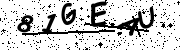
#> input picture captcha/tchatcha/mg/bdcaptcha/103.png, 180 x 50 px; its folder holds only this picture in this run
$ python tratar_captcha.py
#> lines starting #> are read from the running program, lines starting #| are printed output that depends on the picture; after the words box and inside, x2 and y2 are one past the last pixel; in counts of white or black regions, pixels touching at a corner belong together
import cv2
import os
import glob
from PIL import Image


def tratar_imagens(pasta_origem, pasta_destino='ajeitado'):
#> called with pasta_origem = 'bdcaptcha', pasta_destino = 'ajeitado'
    arquivos = glob.glob(f"{pasta_origem}\\*")
    for arquivo in arquivos:
        imagem = cv2.imread(arquivo)
#> imagem is the input picture: shape (50, 180, 3); min 0, max 255, mean 205.6
        imagem_cinza = cv2.cvtColor(imagem, cv2.COLOR_RGB2GRAY)

        _, imagem_tratada = cv2.threshold(imagem_cinza, 127, 255, cv2.THRESH_TRUNC or cv2.THRESH_OTSU)
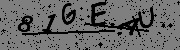
#> imagem_tratada: shape (50, 180); min 0, max 127, mean 104
        nome_arquivo = os.path.basename(arquivo)
        cv2.imwrite(f'{pasta_destino}\\{nome_arquivo}', imagem_tratada)

    arquivos = glob.glob(f"{pasta_destino}\\*")
    for arquivo in arquivos:
        imagem = Image.open(arquivo)
        imagem = imagem.convert("P")
#> imagem: PIL image 180x50 P
        imagem2 = Image.new("P", imagem.size, (255, 255, 255))
#> imagem2: PIL image 180x50 P; every value is 255

        for x in range(imagem.size[1]):
            for y in range(imagem.size[0]):
                cor_pixel = imagem.getpixel((y, x))
                if cor_pixel < 115:
                    imagem2.putpixel((y, x), (0, 0, 0))
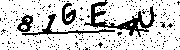
#> imagem2: PIL image 180x50 P; 80.8% white; 284 black regions (280 under 20 px), largest, box (x1, y1, x2, y2) and area: (84, 0, 157, 37) 664, (22, 14, 115, 36) 299, (62, 3, 77, 25) 172, (17, 14, 33, 32) 151

        nome_arquivo = os.path.basename(arquivo)
        # imagem2.save(f'{pasta_destino}\\{nome_arquivo}.png')
        imagem2.save(f'{pasta_destino}\\{nome_arquivo}')


if __name__ == "__main__":
    tratar_imagens('bdcaptcha')

$ run again, on captcha/tchatcha/mg/bdcaptcha/155.png
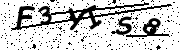
#> input picture captcha/tchatcha/mg/bdcaptcha/155.png, 180 x 50 px
#> in tratar_imagens, imagem is the input picture: shape (50, 180, 3); min 0, max 255, mean 202.3
#> in tratar_imagens, `_, imagem_tratada = cv2.threshold(imagem_cinza, 127, 255, cv2.THRESH_T..`:
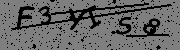
#> imagem_tratada: shape (50, 180); min 0, max 127, mean 102.2
#> imagem: PIL image 180x50 P
#> after the loop in tratar_imagens, `for x in range(imagem.size[1]):`:
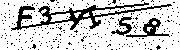
#> imagem2: PIL image 180x50 P; 79.5% white; 264 black regions (261 under 20 px), largest, box (x1, y1, x2, y2) and area: (11, 2, 172, 31) 1050, (126, 18, 170, 38) 247, (111, 16, 132, 36) 153

$ run again, on captcha/tchatcha/mg/bdcaptcha/156.png
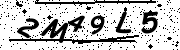
#> input picture captcha/tchatcha/mg/bdcaptcha/156.png, 180 x 50 px
#> in tratar_imagens, imagem is the input picture: shape (50, 180, 3); min 0, max 255, mean 196.4
#> in tratar_imagens, `_, imagem_tratada = cv2.threshold(imagem_cinza, 127, 255, cv2.THRESH_T..`:
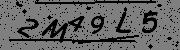
#> imagem_tratada: shape (50, 180); min 0, max 127, mean 99.6
#> imagem: PIL image 180x50 P
#> after the loop in tratar_imagens, `for x in range(imagem.size[1]):`:
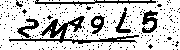
#> imagem2: PIL image 180x50 P; 77.3% white; 262 black regions (255 under 20 px), largest, box (x1, y1, x2, y2) and area: (9, 16, 139, 44) 738, (35, 0, 156, 6) 268, (142, 10, 158, 33) 206

$ run again, on captcha/tchatcha/mg/bdcaptcha/178.png
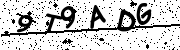
#> input picture captcha/tchatcha/mg/bdcaptcha/178.png, 180 x 50 px
#> in tratar_imagens, imagem is the input picture: shape (50, 180, 3); min 0, max 255, mean 203.7
#> in tratar_imagens, `_, imagem_tratada = cv2.threshold(imagem_cinza, 127, 255, cv2.THRESH_T..`:
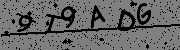
#> imagem_tratada: shape (50, 180); min 0, max 127, mean 103
#> imagem: PIL image 180x50 P
#> after the loop in tratar_imagens, `for x in range(imagem.size[1]):`:
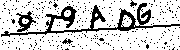
#> imagem2: PIL image 180x50 P; 80.1% white; 289 black regions (285 under 20 px), largest, box (x1, y1, x2, y2) and area: (1, 3, 180, 37) 1154, (16, 11, 36, 32) 175, (62, 38, 73, 44) 32, (130, 0, 137, 7) 24

$ run again, on captcha/tchatcha/mg/bdcaptcha/119.png
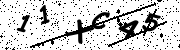
#> input picture captcha/tchatcha/mg/bdcaptcha/119.png, 180 x 50 px
#> in tratar_imagens, imagem is the input picture: shape (50, 180, 3); min 0, max 255, mean 208.8
#> in tratar_imagens, `_, imagem_tratada = cv2.threshold(imagem_cinza, 127, 255, cv2.THRESH_T..`:
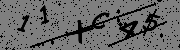
#> imagem_tratada: shape (50, 180); min 0, max 127, mean 105.3
#> imagem: PIL image 180x50 P
#> after the loop in tratar_imagens, `for x in range(imagem.size[1]):`:
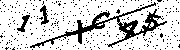
#> imagem2: PIL image 180x50 P; 82.1% white; 307 black regions (304 under 20 px), largest, box (x1, y1, x2, y2) and area: (30, 2, 167, 48) 1035, (17, 15, 30, 32) 84, (40, 5, 49, 25) 83
